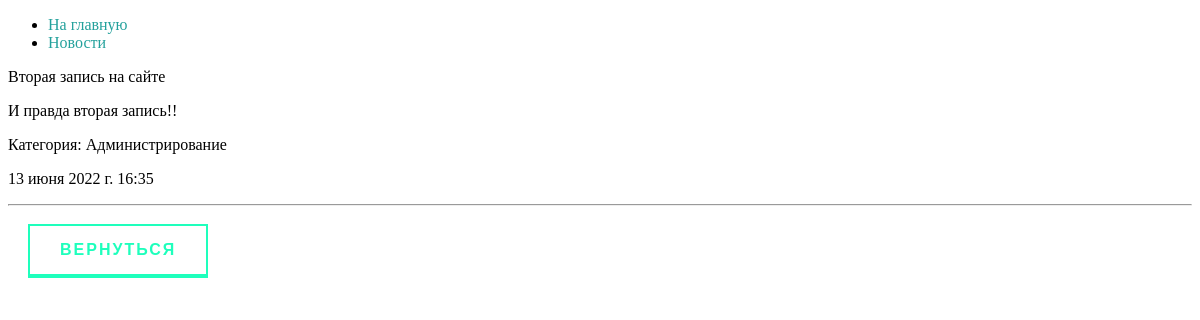
Before: /news/3 with the older database file.
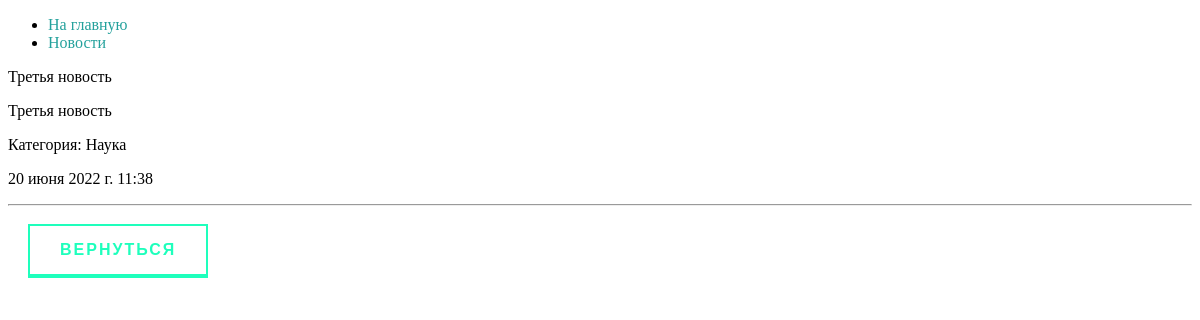
After: the same page with the newer database file.
### news/models.py (models this page shows, shortened)
class News(models.Model):
    title = models.CharField(max_length=255, verbose_name='Заголовок')
    content = models.TextField(blank=False)
    category = models.CharField(max_length=100)
    time_created = models.DateTimeField(auto_now_add=True)
    cat = models.ForeignKey('Category', on_delete=models.CASCADE, null=True)
    class Meta:
        verbose_name = 'Новости'
        verbose_name_plural = 'Новости'
        ordering = ['-time_created', 'title']

### news/views.py (the view)
# urls.py: path('news/<int:news_id>', newsById, name='newsById'),
def newsById(request, news_id):
    n = News.objects.filter(id = news_id)
    get_object_or_404(n)
    context = {
        'title': str(news_id) + ' Новость',
        'menu': menu,
        "news": n
    }
    return render(request, 'news/newsById.html', context=context)

### news/templates/news/newsById.html (shortened to what this page needs)
{% extends 'news/base.html' %}
{% block content %}
{% for n in news %}
    <p>{{n.title}}</p>
    <p>{{n.content}}</p>
    <p>Категория: {{n.category}}</p>
    <p>{{n.time_created}}</p>
    <hr></hr>
{% endfor %}
    <a href="{% url 'news' %}" class="animated-button">Вернуться</a>
{% endblock %}

### news/templates/news/base.html (shortened to what this page needs)
{% load static %}
<!DOCTYPE html>
<html lang="en">
<head>
    <link rel='stylesheet' type='text/css' href="{% static 'news/css/styles.css' %}" />
   </head>
<body>
{% block mainmenu %}
<ul>
    {% for m in menu %}
    <li><a href="{% url m.url_name %}">{{m.title}}</a></li>
    {% endfor %}
</ul>
{% endblock mainmenu %}
{% block content %}
{% endblock %}
</body>
</html>

### news/static/news/css/styles.css (style rules this page uses)
a:active, a:hover, a { text-decoration: none; color: #24a19c; }
.animated-button { text-decoration: none; display: inline-block; margin: 10px 20px; padding: 15px 30px; overflow: hidden; border: 2px solid; border-bottom-width: 4px; font-family: 'Montserrat', sans-serif; text-transform: uppercase; font-weight: bold; letter-spacing: 2px; color: rgba(30, 255, 188, 1); background: rgba(255, 255, 255, 1); transition: color .3s, background .5s; }

Changed rows visible on the page:
removed News: title "Вторая запись на сайте", content "И правда вторая запись!!", category "Администрирование", time_created "13 июня 2022 г. 16:35"
added News: title "Третья новость", content "Третья новость", category "Наука", time_created "20 июня 2022 г. 11:38"
